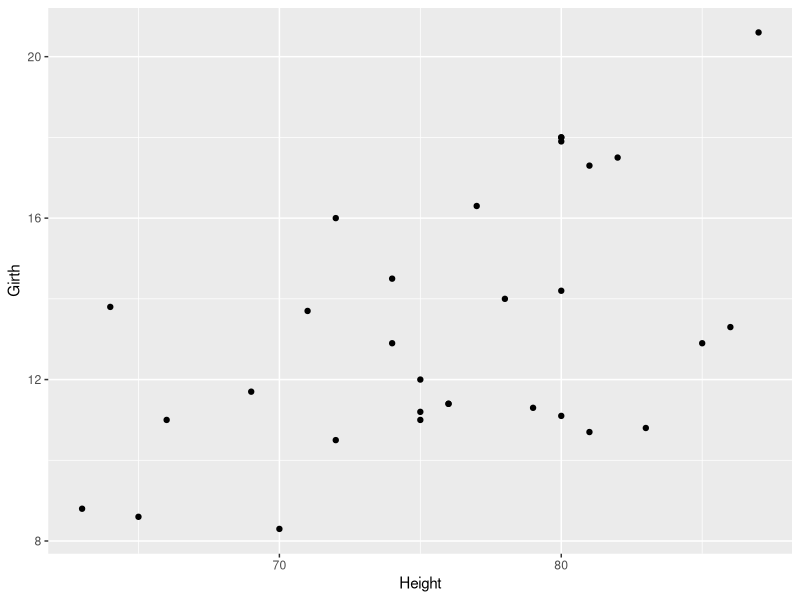
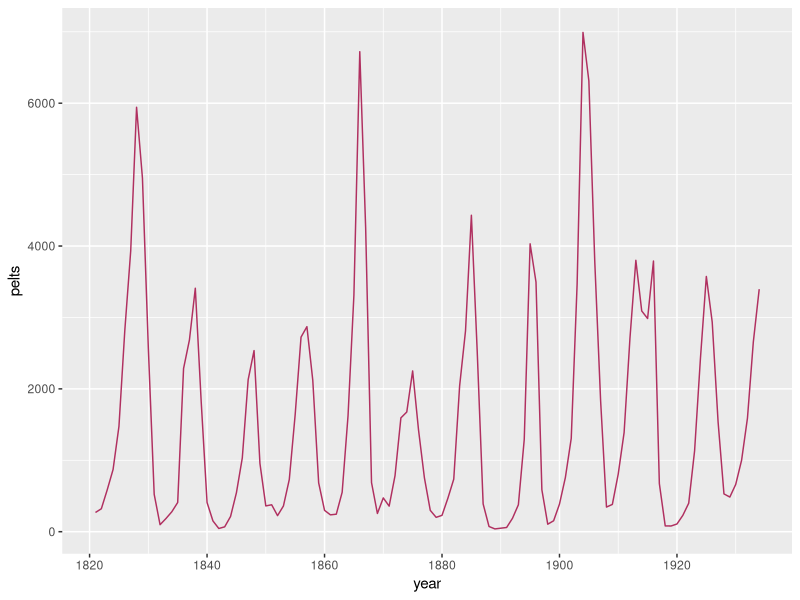
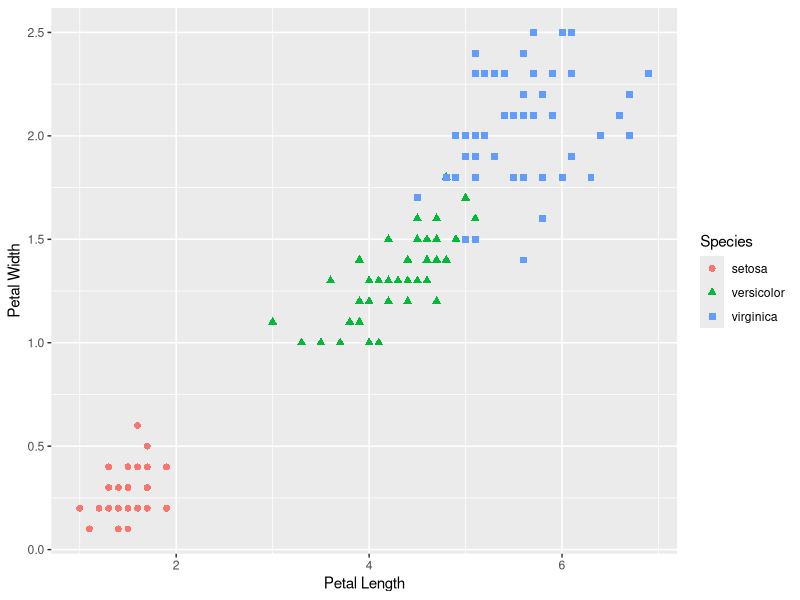
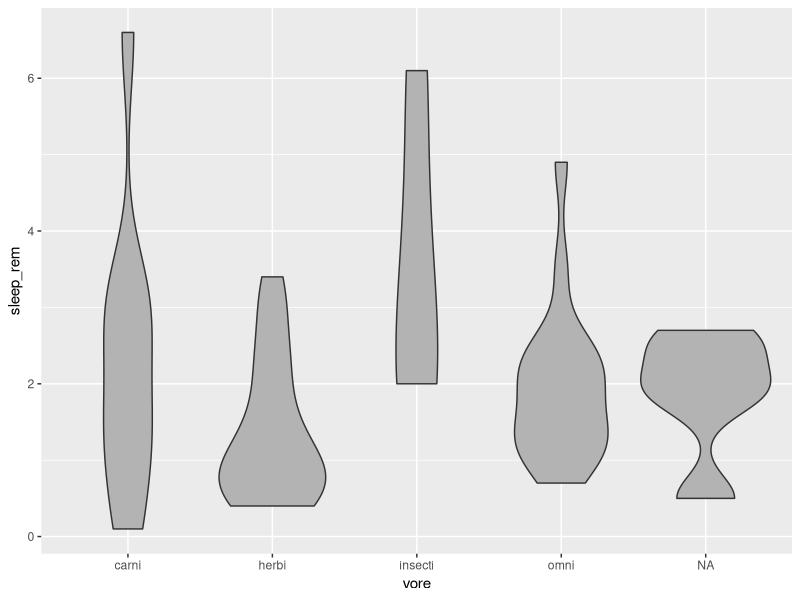
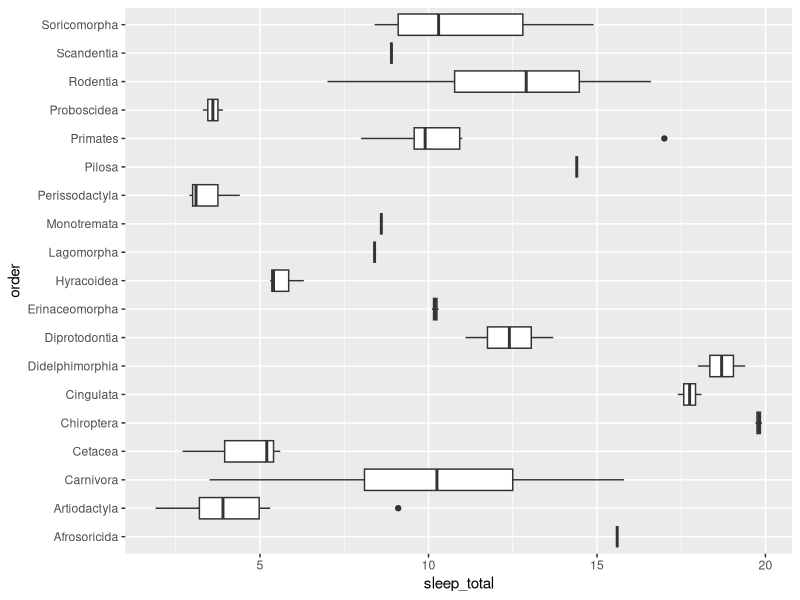
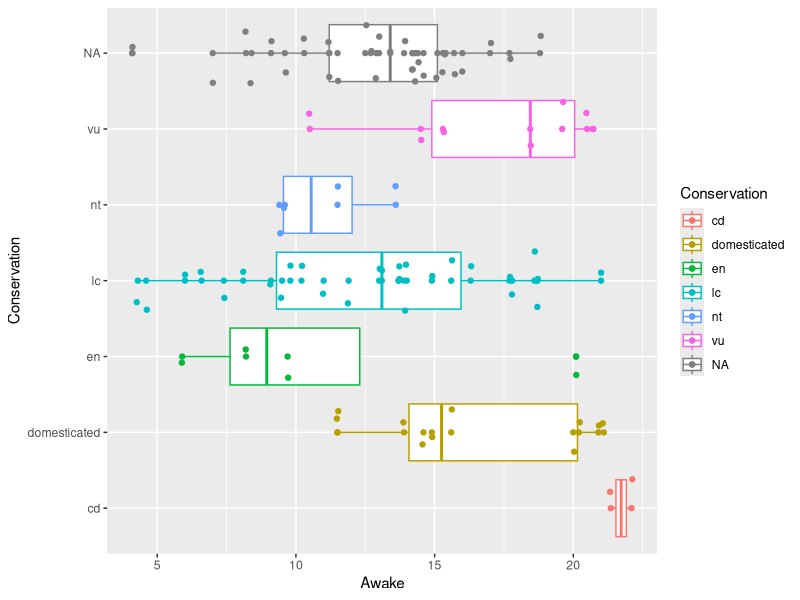
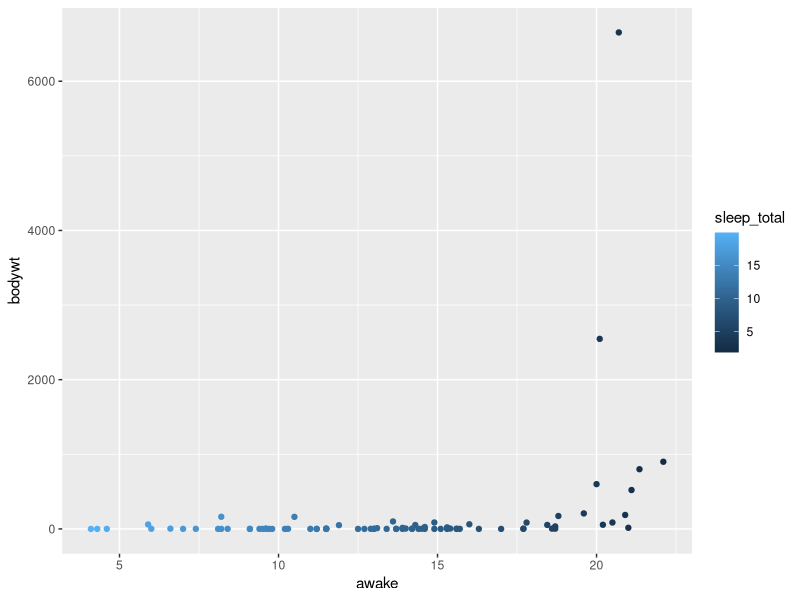
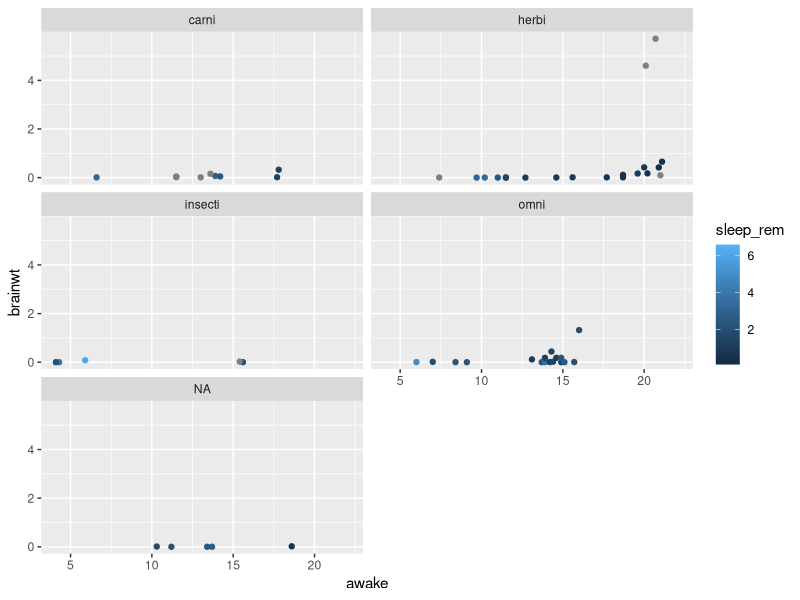

Recreate these plots in R, in order.
## ---- chunk 1
library(tidyverse)
library(knitr)
library(xtable)
## ---- chunk 2
trees
## ---- chunk 3
ggplot(data = trees) + 
  geom_point(mapping = aes(x = Height , y = Girth ))
## ---- chunk 4
year <- c(1821:1934)

## ---- chunk 5
pelts <- as.vector(lynx)

## ---- chunk 6
lynx_pelts <- data.frame(year, pelts)

lynx_pelts
  
## ---- chunk 7
ggplot(data = lynx_pelts, mapping = aes(x = year, y = pelts)) + 
  geom_line(color = "maroon")
## ---- chunk 8
ggplot(data = iris) + 
  geom_point(mapping = aes(x = Petal.Length, y = Petal.Width, color = Species, shape = Species), size = 2) +
  xlab("Petal Length") +
  ylab("Petal Width")
## ---- chunk 9
msleep
## ---- chunk 10
ggplot(data = msleep) + 
  geom_violin(mapping = aes(x = vore, y = sleep_rem), fill = "grey70")
## ---- chunk 11
msleep
## ---- chunk 12
ggplot(data = msleep, mapping = aes(x = order, y = sleep_total)) + 
  geom_boxplot() +
  coord_flip()
## ---- chunk 13
msleep
## ---- chunk 14
ggplot(data = msleep, mapping = aes(x = conservation, y = awake, color = conservation)) +
  geom_boxplot() +
  geom_point() +
  geom_jitter() +
  xlab("Conservation") +
  ylab("Awake") +
  scale_color_discrete(name = "Conservation") +
  coord_flip()

## ---- chunk 15
ggplot(data = msleep) + 
  geom_point(mapping = aes(x = awake , y = bodywt, color = sleep_total))
## ---- chunk 16
ggplot(data = msleep) + 
  geom_point(mapping = aes(x = awake , y = brainwt, color = sleep_rem)) +
  facet_wrap(~ vore, ncol = 2)
